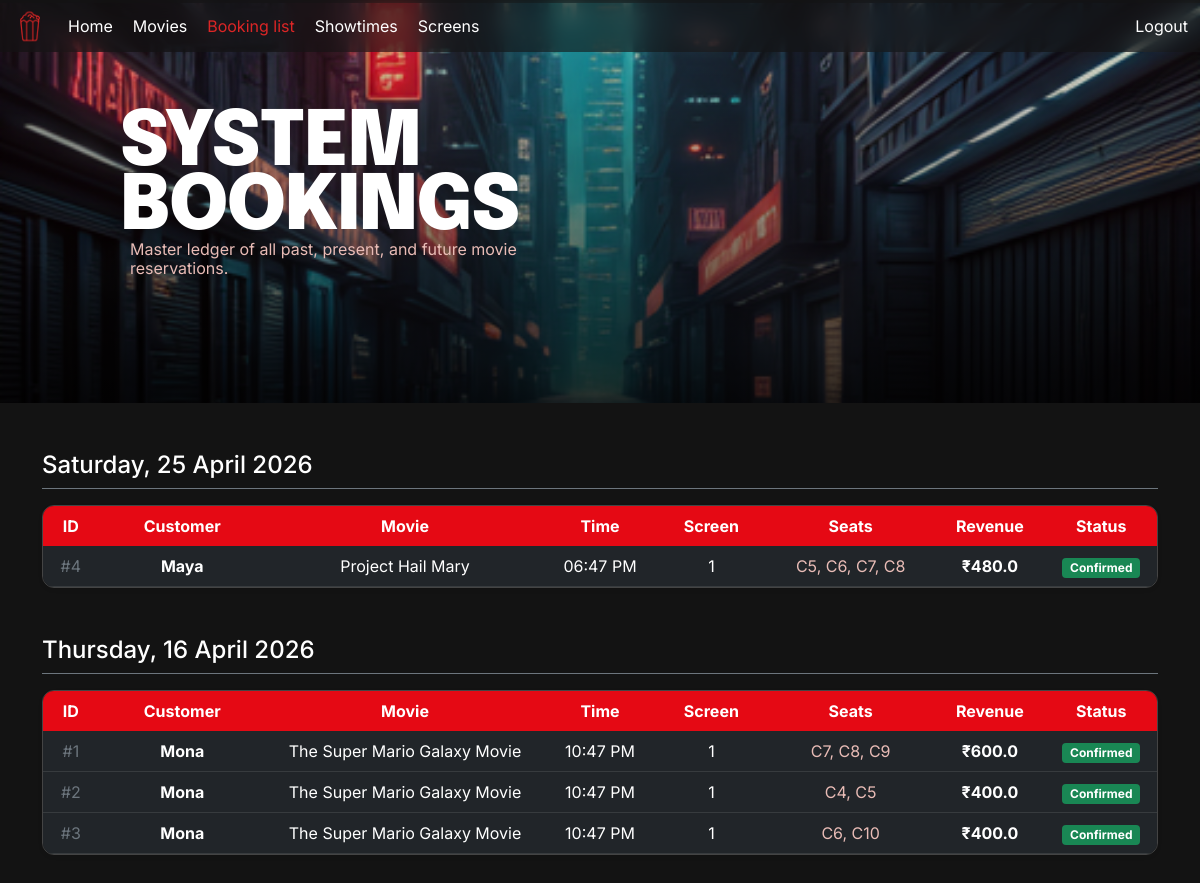
Page /booking_list (signed in) on the earlier database version.
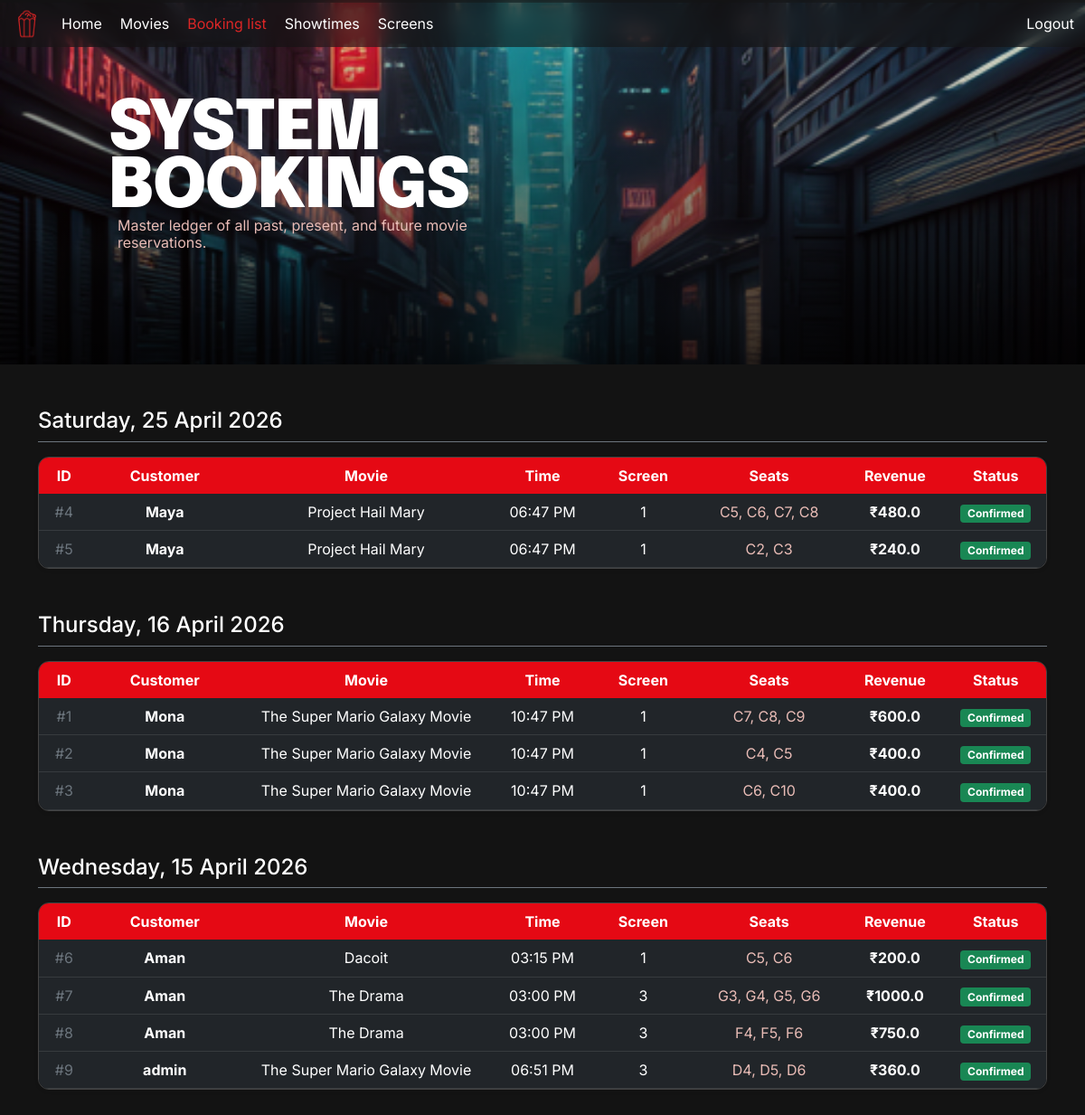
Same page on the later database version.
### models.py (models this page shows)
class User(db.Model, UserMixin):
    __tablename__ = 'user'
    id = db.Column(db.Integer, primary_key=True)
    name = db.Column(db.String(100), nullable=False)
    username = db.Column(db.String(120), unique=True, nullable=False)
    password = db.Column(db.String(256), nullable=False)
    created_at = db.Column(db.DateTime, default=datetime.utcnow)
    is_admin = db.Column(db.Boolean, default=False)
    bookings = db.relationship('Booking', backref='user', lazy=True)
    reviews = db.relationship('Review', backref='user', lazy=True)

class Movie(db.Model):
    __tablename__ = 'movie'
    id = db.Column(db.Integer, primary_key=True)
    title = db.Column(db.String(200), nullable=False)
    genre = db.Column(db.String(100))
    duration_min = db.Column(db.Integer)          # in minutes
    language = db.Column(db.String(50))
    rating = db.Column(db.Float, default=0.0)     # aggregate rating
    poster_url = db.Column(db.String(500))
    showtimes = db.relationship('Showtime', backref='movie', lazy=True)
    reviews = db.relationship('Review', backref='movie', lazy=True)

class Showtime(db.Model):
    __tablename__ = 'showtime'
    id = db.Column(db.Integer, primary_key=True)
    movie_id = db.Column(db.Integer, db.ForeignKey('movie.id'), nullable=False)
    screen_id = db.Column(db.Integer, db.ForeignKey('screen.id'), nullable=False)
    show_time = db.Column(db.DateTime, nullable=False)
    price = db.Column(db.Float, nullable=False)
    bookings = db.relationship('Booking', backref='showtime', lazy=True)

class Screen(db.Model):
    __tablename__ = 'screen'
    id = db.Column(db.Integer, primary_key=True)
    name = db.Column(db.String(50), nullable=False, unique=True)
    seats = db.relationship('Seat', backref='screen', lazy=True)
    showtimes = db.relationship('Showtime', backref='screen', lazy=True)

class Booking(db.Model):
    __tablename__ = 'booking'
    id = db.Column(db.Integer, primary_key=True)
    user_id = db.Column(db.Integer, db.ForeignKey('user.id'), nullable=False)
    showtime_id = db.Column(db.Integer, db.ForeignKey('showtime.id'), nullable=False)
    status = db.Column(db.String(20), default='confirmed')
    total_price = db.Column(db.Float, nullable=False)
    booked_at = db.Column(db.DateTime, default=datetime.utcnow)
    seats = db.relationship('BookingSeat', backref='booking', lazy=True)

### app.py (the view)
@app.route('/booking_list')
@login_required
def booking_list():
    if not current_user.is_admin:
        flash('Access denied.', 'danger')
        return redirect(url_for('home'))
    all_bookings = Booking.query.all()
    grouped = defaultdict(list)
    for booking in all_bookings:
        showtime = Showtime.query.get(booking.showtime_id)
        movie = Movie.query.get(showtime.movie_id)
        user = User.query.get(booking.user_id) # Getting the buyer!
        screen = Screen.query.get(showtime.screen_id)
        booking_seats = BookingSeat.query.filter_by(booking_id=booking.id).all()
        seat_names = []
        for bs in booking_seats:
            seat = Seat.query.get(bs.seat_id)
            if seat:
                seat_names.append(f"{seat.row}{seat.number}")
        formatted_seats = ", ".join(seat_names)
        booking_info = {
            'booking': booking,
            'showtime': showtime,
            'movie': movie,
            'seats': formatted_seats,
            'screen': screen,
            'user': user
        }
        date_key = showtime.show_time.date()
        grouped[date_key].append(booking_info)
    sorted_grouped = dict(sorted(grouped.items(), key=lambda item: item[0], reverse=True))
    return render_template('booking_list.html', grouped=sorted_grouped)

### app.py (called while the page is built)
@login_manager.user_loader
def load_user(user_id):
    return User.query.get(int(user_id))

@app.context_processor
def inject_user():
    return dict(current_user = current_user, request = request)

### templates/booking_list.html (shortened to what this page needs)
{% extends "0base.html" %}
{% block content %}
<div class="bg-showtime" style="margin-top: -75px; height: 50vh;">
    <div class="para-home" style="width: 80vw; justify-content: center; height: 100%;">
        <h1 style="max-width: 700px; margin-bottom: 0px;">SYSTEM BOOKINGS</h1>
        <p style="width: 50%; line-height: 1.2; padding-left: 10px;">Master ledger of all past, present, and future movie reservations.</p>
    </div>
</div>
<div class="container" style="min-height: 50vh;">
    {% for date, items in grouped.items() %}
    <div class="mb-5 mt-5">
        <h4 class="mb-3 text-white border-bottom border-secondary pb-2">{{ date.strftime('%A, %d %B %Y') }}</h4>
        <div class="table-responsive shadow-sm" style="border-radius: 12px; border: 1px solid #444; overflow: hidden;">
            <table class="table table-dark table-hover align-middle mb-0">
                <thead>
                    <tr>
                        <th style="width:5%; color: white; background-color: #E50914; border: none;">ID</th>
                        <th style="width:15%; color: white; background-color: #E50914; border: none;">Customer</th>
                        <th style="width:25%; color: white; background-color: #E50914; border: none;">Movie</th>
                        <th style="width:10%; color: white; background-color: #E50914; border: none;">Time</th>
                        <th style="width:10%; color: white; background-color: #E50914; border: none;">Screen</th>
                        <th style="width:15%; color: white; background-color: #E50914; border: none;">Seats</th>
                        <th style="width:10%; color: white; background-color: #E50914; border: none;">Revenue</th>
                        <th style="width:10%; color: white; background-color: #E50914; border: none;">Status</th>
                    </tr>
                </thead>
                <tbody>
                    {% for item in items %}
                    <tr>
                        <td class="text-muted">#{{ item.booking.id }}</td>
                        <td class="fw-bold">{{ item.user.username }}</td>
                        <td>{{ item.movie.title }}</td>
                        <td>{{ item.showtime.show_time.strftime('%I:%M %p') }}</td>
                        <td>{{ item.screen.name }}</td>
                        <td style="color: #E9BCB6;">{{ item.seats }}</td>
                        <td class="fw-bold">₹{{ item.booking.total_price }}</td>
                        <td>
                            <span class="badge {% if item.booking.status == 'confirmed' %}bg-success{% else %}bg-secondary{% endif %}">
                                {{ item.booking.status|title }}
                            </span>
                        </td>
                    </tr>
                    {% endfor %}
                </tbody>
            </table>
        </div>
    </div>
    {% else %}
        <div class="alert bg-darker border-secondary text-center py-5 mt-5" role="alert">
            <h4 class="text-muted mb-0">No bookings have been made in the system yet.</h4>
        </div>
    {% endfor %}
</div>
{% endblock %}

Differences in the rows shown:
added Booking: booking.id "5", booking.total_price "240.0", booking.status "Confirmed"
added Booking: booking.id "6", booking.total_price "200.0", booking.status "Confirmed"
added User: user.username "Aman" "Aman" "Aman"
now on this page (row unchanged): Movie: movie "Dacoit"
now on this page (row unchanged): Showtime: showtime.show_time "03:15 PM"
added Booking: booking.id "7", booking.total_price "1000.0", booking.status "Confirmed"
now on this page (row unchanged): Movie: movie "The Drama" "The Drama"
now on this page (row unchanged): Showtime: showtime.show_time "03:00 PM" "03:00 PM"
now on this page (row unchanged): Screen: screen.name "3" "3" "3"
added Booking: booking.id "8", booking.total_price "750.0", booking.status "Confirmed"
added Booking: booking.id "9", booking.total_price "360.0", booking.status "Confirmed"
now on this page (row unchanged): User: user.username "admin"
added Showtime: showtime.show_time "06:51 PM"
Other differences:
new list line: "# C2, C3 ₹"
new list line: "Maya"
new list line: "Project Hail Mary"
new list line: "06:47 PM"
new list line: "1"
new list line: "Wednesday, 15 April 2026 ID Customer Movie Time Screen Seats Revenue Status # C5, C6 ₹ # G3, G4, G5, G6 ₹ # F4, F5, F6 ₹ # D4, D5, D6 ₹"
new list line: "The Super Mario Galaxy Movie"
